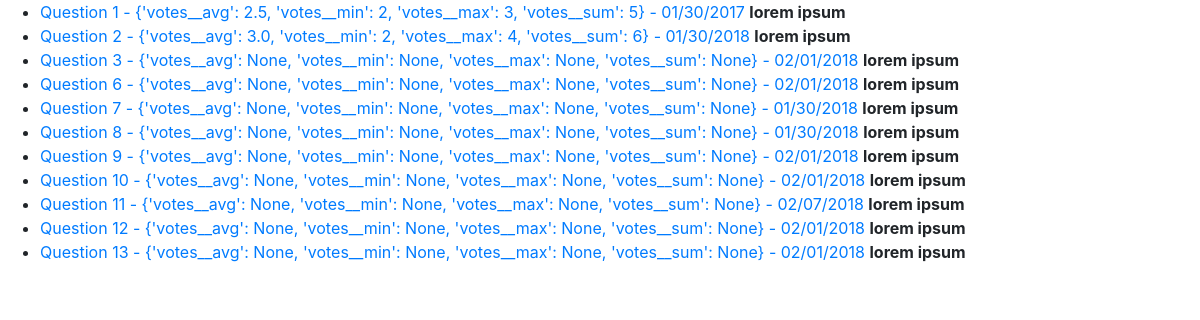
The page /main/question/ on the database its author committed.
### main/models.py (models this page shows, shortened)
class Question(models.Model):
    TYPES = (
        ('apple', 'apple'),
        ('orange', 'orange'),
        ('pineapple', 'pineapple'),
        ('banan', 'banan'),
        ('melon', 'melon'),
    )
    question_text = models.CharField(max_length=200, verbose_name='Текст')
    pub_date = models.DateTimeField(verbose_name='Дата')
    type = models.CharField(max_length=50, choices=TYPES, verbose_name='Тип')
    published = models.BooleanField(default=False, verbose_name='Опубликован?')
    class Meta:
        verbose_name = 'Вопрос'
        verbose_name_plural = 'Вопросы'
    def get_text(self):
        return self.question_text

### main/views.py (the view)
# urls.py: url('question/$', question_list, name='question_list'),
def question_list(request):
    query_set = Question.objects.all()
    context = {'object_list': query_set, 'value': '<strong>lorem123ipsum</strong>'}
    return render(request=request,
                  template_name='main/question_list.html',
                  context=context)

### main/templatetags/filter_custom.py (called while the page is built)
@register.filter(name='reg_cut')
def reg_cut(value, arg):
    return re.sub(arg, ' ', value)

@register.simple_tag(name='aggregate_functions')
def avg(obj):
    aggr = obj.choice_set.all().aggregate(Avg('votes'), Min('votes'), Max('votes'), Sum('votes'))
    return aggr

### main/templates/main/question_list.html (shortened to what this page needs)
{% extends "base.html" %}
{% load filter_custom %}
{% block content %}
<ul>
    {% for object in object_list %}
    <li>
        <a href="{% url 'question_detail' object.id %}">
            {{ object.get_text }} - {% aggregate_functions object %} - {{ object.pub_date|date:"SHORT_DATE_FORMAT" }}
        </a>
        {{ value|reg_cut:"\d+"|safe }}
    </li>
    {% endfor %}
</ul>
{% endblock %}

### main/templates/base.html (shortened to what this page needs)
{% load staticfiles %}
<!doctype html>
<html lang="en">
  <head>
    <link rel="stylesheet" href="{% static 'css/bootstrap.min.css' %}">
  </head>
  <body>
    {% block content %}{% endblock %}
  </body>
</html>

### rows shown on the page
Question: get_text "Question 1", id "{'votes__avg': 2.5, 'votes__min': 2, 'votes__max': 3, 'votes__sum': 5}", pub_date "01/30/2017", value "lorem ipsum"
Question: get_text "Question 2", id "{'votes__avg': 3.0, 'votes__min': 2, 'votes__max': 4, 'votes__sum': 6}", pub_date "01/30/2018", value "lorem ipsum"
Question: get_text "Question 3", id "{'votes__avg': None, 'votes__min': None, 'votes__max': None, 'votes__sum': None}", pub_date "02/01/2018", value "lorem ipsum"
Question: get_text "Question 6", id "{'votes__avg': None, 'votes__min': None, 'votes__max': None, 'votes__sum': None}", pub_date "02/01/2018", value "lorem ipsum"
Question: get_text "Question 7", id "{'votes__avg': None, 'votes__min': None, 'votes__max': None, 'votes__sum': None}", pub_date "01/30/2018", value "lorem ipsum"
Question: get_text "Question 8", id "{'votes__avg': None, 'votes__min': None, 'votes__max': None, 'votes__sum': None}", pub_date "01/30/2018", value "lorem ipsum"
Question: get_text "Question 9", id "{'votes__avg': None, 'votes__min': None, 'votes__max': None, 'votes__sum': None}", pub_date "02/01/2018", value "lorem ipsum"
Question: get_text "Question 10", id "{'votes__avg': None, 'votes__min': None, 'votes__max': None, 'votes__sum': None}", pub_date "02/01/2018", value "lorem ipsum"
Question: get_text "Question 11", id "{'votes__avg': None, 'votes__min': None, 'votes__max': None, 'votes__sum': None}", pub_date "02/07/2018", value "lorem ipsum"
Question: get_text "Question 12", id "{'votes__avg': None, 'votes__min': None, 'votes__max': None, 'votes__sum': None}", pub_date "02/01/2018", value "lorem ipsum"
Question: get_text "Question 13", id "{'votes__avg': None, 'votes__min': None, 'votes__max': None, 'votes__sum': None}", pub_date "02/01/2018", value "lorem ipsum"
